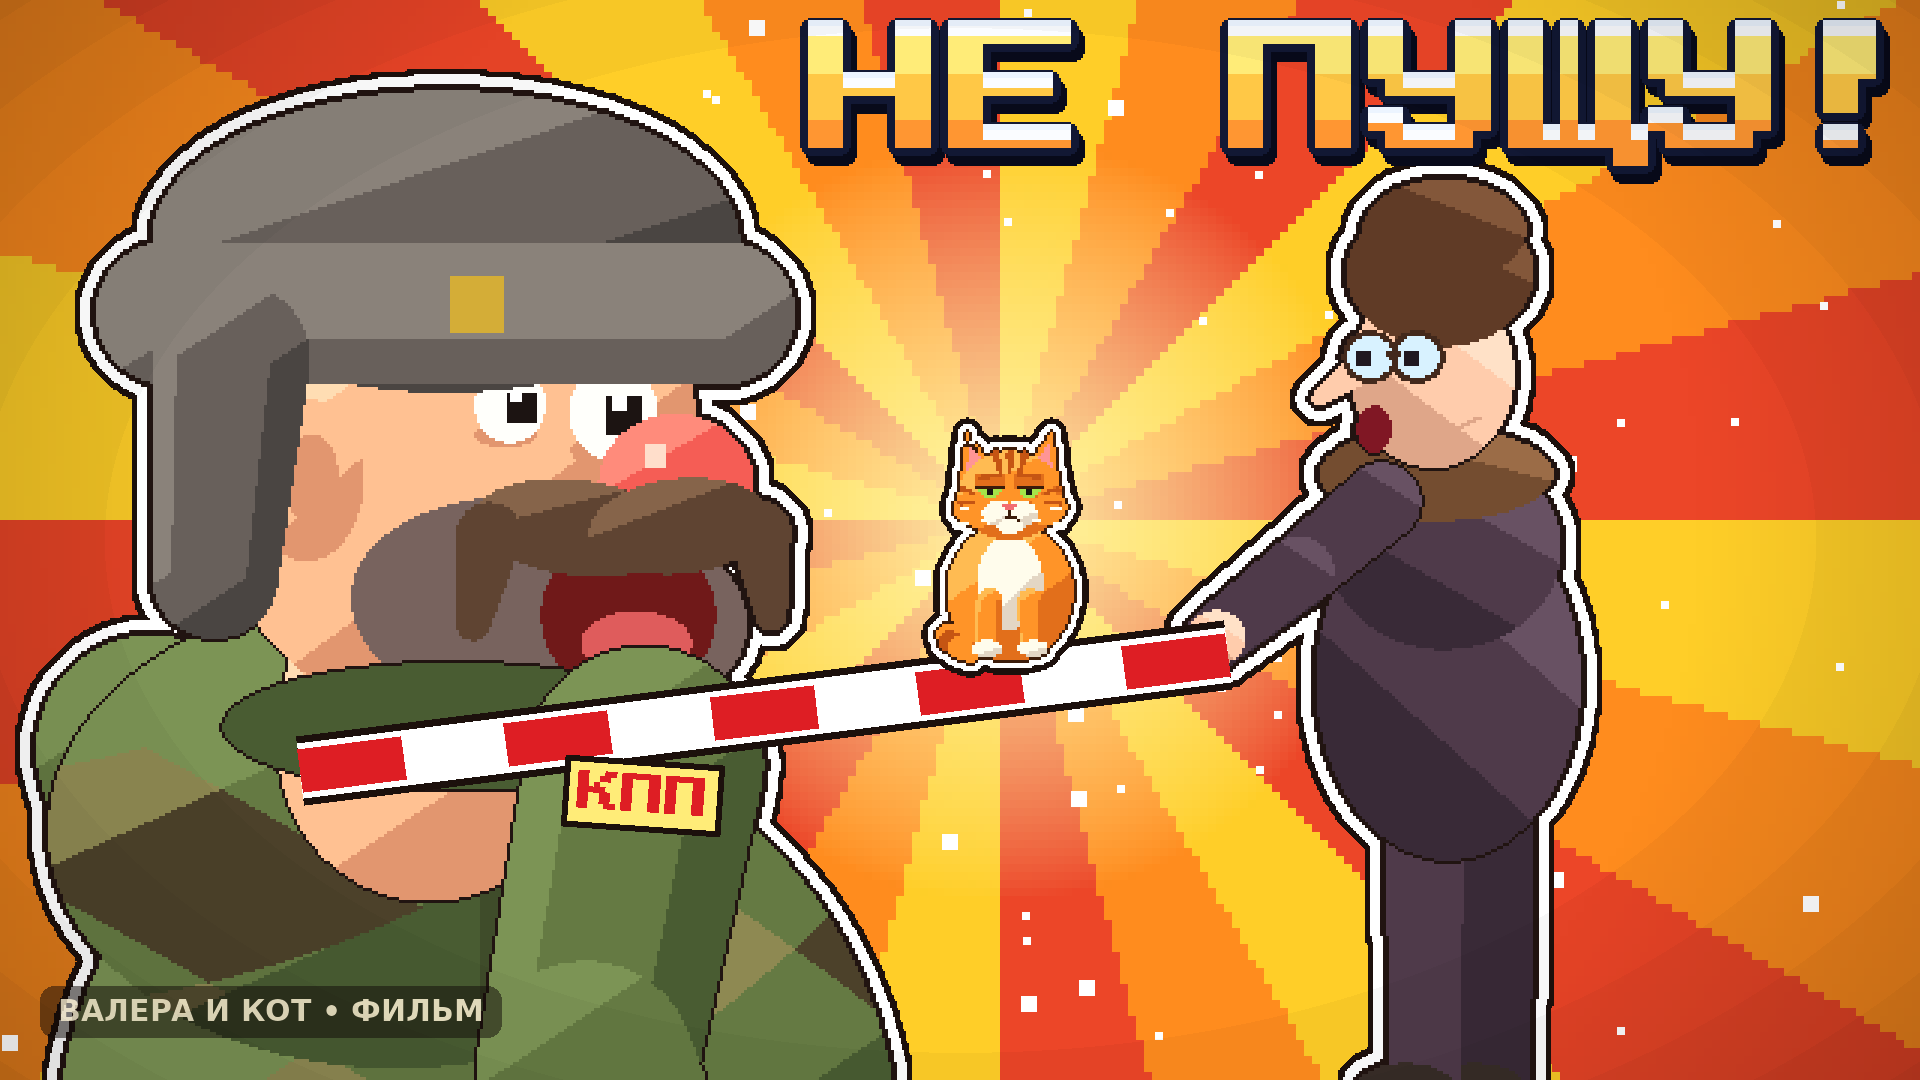

Reproduce this figure in Python.
"""CTR cover v2 (28.10.2026, YouTube CTR of v1 = 0.86-0.97 %: dark night, six equal small figures, unreadable in 320x180).
One huge shocked Valera face left, granny Zina right slamming a striped barrier across his chest («НЕ ПУЩУ!»), the cat sitting
on the barrier, warm yellow-orange-red sunburst, garland + snow. Bottom-right timestamp corner empty.
  python3 cover_ctr.py      -> cover_ctr.png/.jpg/_small.png (code only)
  python3 cover_ctr.py xai  -> the same scene as a reference -> xAI edit x2 -> pixelized -> same title: cover_xai1/2.*"""
import sys, math
import movie as MV
from movie import *
import thumb16 as T

t = 0.37
WV = np.zeros((1200, 2400, 3), np.uint8)
v = View(WV, 0, 0, 1.0)
Wd, Hd = ST.OUT_W, ST.OUT_H
LG = 1 / ST.UP                                            # output px -> logical px

big = T.sunburst(Wd, Hd, (1000, 520), [(255, 206, 40), (255, 140, 30), (236, 70, 40)], rays=24, px=8, core_r=380)
rng = np.random.default_rng(3)
for _ in range(90):                                       # snow: pixel flakes
    x, y = int(rng.uniform(0, Wd - 16)), int(rng.uniform(0, Hd - 16)); s = int(rng.choice([8, 8, 16]))
    if x > Wd - 300 and y > Hd - 140: continue
    big[y:y + s, x:x + s] = (255, 255, 255)

# Valera: huge shocked face, left, facing right
val = T.rgba(lambda CH: F.valera(CH, v.cam(130, 720, 26.5), F.VPOSE['stand'], t, 1.0, 'shock', 'street', look=0.5, stubble=1.0), MV.begin)
O.overlay(big, T.sticker(T.boost(val)), 0, 0, 1.0)

# Zina: standing right, flipped (faces left), shouting, her near hand holding the barrier boom
ZX, ZY, ZU = 1460 * LG, 1110 * LG, 13.0
zina = T.rgba(lambda CH: F.babushka(CH, v.cam(ZX, ZY, ZU, flip=True), t, 'zina', 'stand', 1.0, 'angry', hand_n=F.H(7.0, 11.5)),
              MV.begin)
hx, hy = (ZX - 7.0 * ZU) * ST.UP, (ZY - 11.5 * ZU) * ST.UP
O.overlay(big, T.sticker(T.boost(zina)), 0, 0, 1.0)

# the barrier boom: from her hand across Valera's chest (in front of him)
im = Image.fromarray(big); d = ImageDraw.Draw(im)
x0, y0, x1, y1 = hx + 40, hy - 6, 300, hy + 110
d.line([(x0, y0), (x1, y1)], fill=(28, 16, 12), width=70)
d.line([(x0, y0), (x1, y1)], fill=(255, 255, 255), width=56)
n = 9
for k in range(n):
    if k % 2: continue
    a = (x0 + (x1 - x0) * k / n, y0 + (y1 - y0) * k / n); b = (x0 + (x1 - x0) * (k + 1) / n, y0 + (y1 - y0) * (k + 1) / n)
    d.line([a, b], fill=(222, 30, 36), width=44)
big = np.array(im)
kpp = T.pixel_text('КПП', 44, (222, 30, 36), bg=(255, 236, 120), border=(28, 16, 12), pad=8)
kx = 640; ky = y0 + (y1 - y0) * (x0 - kx) / (x0 - x1) + 26                # hangs right under the boom
O.overlay(big, T.rot(kpp, -4), int(kx - kpp.shape[1] / 2), int(ky), 1.0)

# the cat sits on the boom, deadpan-smug, looking at the viewer
cx = 1010
cy = y0 + (y1 - y0) * (x0 - cx) / (x0 - x1) - 26
cat = T.rgba(lambda CH: F.cat(CH, v.cam(cx * LG, cy * LG, 4.6), t=t, pose='sit', mouth=0.0, lid=0.6, look=(0.0, 0.2), expr='smug',
                              tail=0.6), MV.begin)
O.overlay(big, T.sticker(T.boost(cat), 7, 12), 0, 0, 1.0)

# the olivier basin Valera is not allowed to bring home (bottom, in his hand zone)
def add_text(big):
    from endcard import _trim
    ti = _trim(O.winter_title(['НЕ ПУЩУ!'], 140, width=1300))
    O.overlay(big, ti, Wd - ti.shape[1] - 30, 18, 1.0)
    tag = MV.badge('ВАЛЕРА И КОТ • ФИЛЬМ', 30)
    O.overlay(big, tag, 40, Hd - tag.shape[0] - 40, 1.0)
    fx.vignette(big, 0.18)
    return big


if 'xai' in sys.argv:
    for i, a in enumerate(T.ai_versions(big, MV.HERE, fresh='new' in sys.argv, emotion="the man in the ushanka is SCREAMING in shock with a huge open mouth and "
                                         "bulging eyes, the old lady in glasses is furiously yelling and blocking him with the red-white "
                                         "barrier, the ginger cat sitting on the barrier looks smug and unimpressed.")):
        k2 = T.rot(T.pixel_text('КПП', 60, (222, 30, 36), bg=(255, 236, 120), border=(28, 16, 12), pad=20), -3)
        O.overlay(a, k2, 642 - k2.shape[1] // 2, 842 - k2.shape[0] // 2, 1.0)          # xAI leaves the plate blank
        T.save(add_text(a), MV.HERE, f'cover_xai{i + 1}')
else:
    T.save(add_text(big), MV.HERE, 'cover_ctr')
